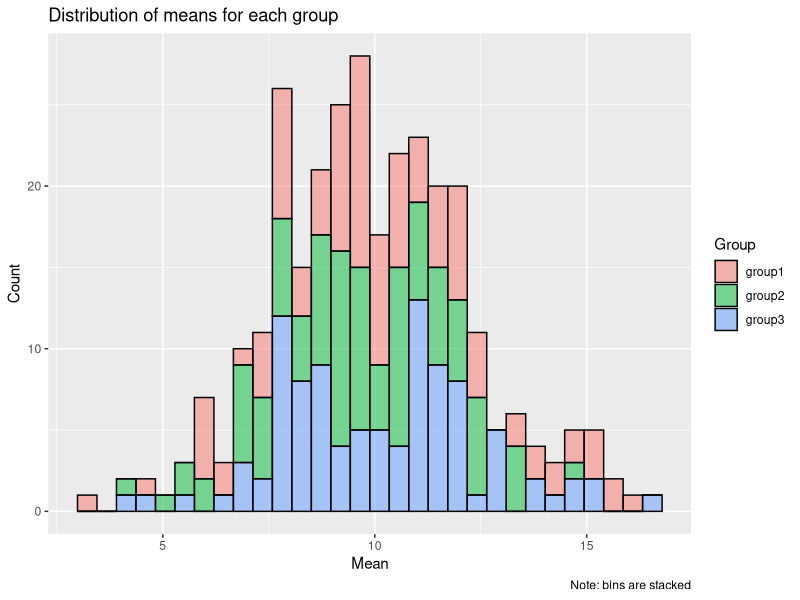

This chart was generated by the following R code:
## ---- chunk 1
knitr::opts_chunk$set(echo = TRUE,message = FALSE)
library(tidyr)
library(dplyr)
library(ggplot2)
## ---- chunk 2
##################################################
# FUNCTION: count_zeroes
# counts all the zeroes in a numeric vector
# input: vect -> a numeric vector
# output: counter -> the number of zeroes in vect (int)
#------------------------------------------------- 
count_zeroes <- function(vect=sample(c(-10:10),size=100,replace=T)){
  counter <- 0
  for(i in 1:length(vect)){
    if(vect[i]==0){
      counter <- counter+1
    }
  }
 return(counter)
}

# Common vector to make sure both functions are working
vect <- sample(c(-10:10),size=100,replace=T)
count_zeroes(vect)

## ---- chunk 3
##################################################
# FUNCTION: count_zeroesSingle
# counts all the zeroes in a numeric vector in a single line of code
# input: vect -> a numeric vector
# output: the number of zeroes in vect (int)
#------------------------------------------------- 
count_zeroesSingle <- function(vect=sample(c(-10:10),size=100,replace=T)){
  return(length(subset(vect,vect==0)))
}
count_zeroesSingle(vect) # returns the same as previous function -> it works!
## ---- chunk 4
##################################################
# FUNCTION: product_matrix
# creates a matrix where each element is the product of its respective row # and col #
# input: nrows, ncols -> number of rows and cols (ints)
# output: mat -> matrix of size nrows, ncols
#------------------------------------------------- 
product_matrix <- function(nrows=runif(1,min=1,max=10),ncols=runif(1,min=1,max=10)){
  mat=matrix(data=NA, nrow=nrows,ncol=ncols)
  if(nrows<=0 | ncols<=0){
    return(message("Error: nrows and ncols must both be greater than zero"))
  }
  for(i in 1:nrow(mat)){
    for(j in 1:ncol(mat)){
      mat[i,j] <- i*j
      }
  }
 return(mat)
}
product_matrix()
## ---- chunk 5
df <- data.frame(group_1=rnorm(n=20,mean=5),
                 group_2=rnorm(n=20,mean=10),
                 group_3=rnorm(n=10,mean=15))
mydf <- df %>% pivot_longer(colnames(df),names_to="group",values_to="response_values")
mydf <- data.frame(mydf)
str(mydf)
## ---- chunk 6

##################################################
# FUNCTION: shuffle_data
# shuffles the response values of a given data frame and returns the means for those values by treatment group
# input: df -> the dataframe containing the treatment and value vectors
#        group_col -> the name of the column containing treatment groups
#        resp_col -> the name of the column containing the response values
# output: means -> a vector containing the means of the shuffled treatment groups,IN NUMERICAL ORDER
#------------------------------------------------- 
shuffle_data <- function(df=data.frame(group=sample(c("group_1","group_2","group_3"),size=20,replace=T),response=runif(n=20,min=0,max=20)),group_col="group",resp_col="response"){
  df[resp_col] <- sample(df[,resp_col])
  names(df)[names(df)==group_col] <- "group"
  names(df)[names(df)==resp_col] <- "response"
  means <-  df %>% 
    group_by(group) %>% 
    summarise(mean(response))
 means <- means %>% pull("mean(response)")
 return(means)
}

shuffle_data()
shuffle_data(mydf,"group","response_values")
## ---- chunk 7
mat <- matrix(ncol=4,nrow=0)
for(i in 1:100){
  row <- c(i,shuffle_data())
  mat <- rbind(mat,row)
}
mean_reps <- data.frame(mat)
colnames(mean_reps) <- c("rep_num","group1","group2","group3")
str(mean_reps)
## ---- chunk 8
p2 <- mean_reps %>% 
  pivot_longer(cols=c('group1','group2','group3'),names_to = 'group') %>% 
  ggplot(mapping = aes(x=value,fill=group))+
  geom_histogram(color='black',alpha=0.5,position = 'stack')+
  labs(title = "Distribution of means for each group",
       caption = "Note: bins are stacked",
       x="Mean",y="Count",fill="Group")
p2
